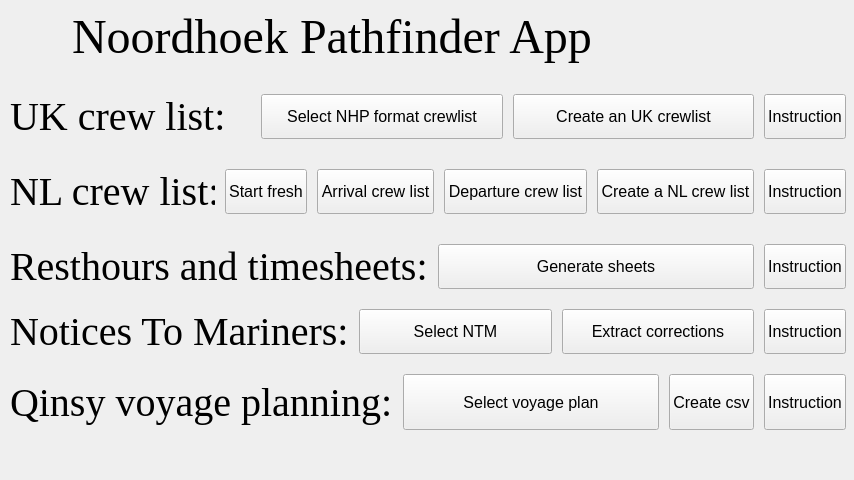
<?xml version="1.0" encoding="UTF-8"?>
<ui version="4.0">
 <class>widget_NHP</class>
 <widget class="QWidget" name="widget_NHP">
  <property name="geometry">
   <rect>
    <x>0</x>
    <y>0</y>
    <width>854</width>
    <height>480</height>
   </rect>
  </property>
  <property name="sizePolicy">
   <sizepolicy hsizetype="Expanding" vsizetype="Expanding">
    <horstretch>0</horstretch>
    <verstretch>0</verstretch>
   </sizepolicy>
  </property>
  <property name="windowTitle">
   <string>Form</string>
  </property>
  <widget class="QWidget" name="">
   <property name="geometry">
    <rect>
     <x>10</x>
     <y>10</y>
     <width>836</width>
     <height>430</height>
    </rect>
   </property>
   <layout class="QVBoxLayout" name="verticalLayout">
    <property name="spacing">
     <number>10</number>
    </property>
    <property name="sizeConstraint">
     <enum>QLayout::SetNoConstraint</enum>
    </property>
    <item>
     <layout class="QHBoxLayout" name="horizontalLayout_4">
      <property name="spacing">
       <number>10</number>
      </property>
      <property name="bottomMargin">
       <number>10</number>
      </property>
      <item>
       <widget class="QLabel" name="label_noordhoekpathfinder">
        <property name="enabled">
         <bool>true</bool>
        </property>
        <property name="sizePolicy">
         <sizepolicy hsizetype="Fixed" vsizetype="Fixed">
          <horstretch>0</horstretch>
          <verstretch>0</verstretch>
         </sizepolicy>
        </property>
        <property name="font">
         <font>
          <family>Times New Roman</family>
          <pointsize>36</pointsize>
         </font>
        </property>
        <property name="layoutDirection">
         <enum>Qt::LeftToRight</enum>
        </property>
        <property name="text">
         <string>Noordhoek Pathfinder App</string>
        </property>
        <property name="alignment">
         <set>Qt::AlignCenter</set>
        </property>
       </widget>
      </item>
      <item>
       <widget class="QLabel" name="label_image_nhp">
        <property name="sizePolicy">
         <sizepolicy hsizetype="Fixed" vsizetype="Fixed">
          <horstretch>0</horstretch>
          <verstretch>0</verstretch>
         </sizepolicy>
        </property>
        <property name="maximumSize">
         <size>
          <width>120</width>
          <height>60</height>
         </size>
        </property>
        <property name="text">
         <string/>
        </property>
        <property name="textFormat">
         <enum>Qt::AutoText</enum>
        </property>
        <property name="pixmap">
         <pixmap>NHP-removebg-preview.png</pixmap>
        </property>
        <property name="scaledContents">
         <bool>true</bool>
        </property>
       </widget>
      </item>
     </layout>
    </item>
    <item>
     <layout class="QHBoxLayout" name="horizontalLayout">
      <property name="spacing">
       <number>10</number>
      </property>
      <property name="topMargin">
       <number>10</number>
      </property>
      <property name="bottomMargin">
       <number>10</number>
      </property>
      <item>
       <widget class="QLabel" name="label_UKcrewlist">
        <property name="sizePolicy">
         <sizepolicy hsizetype="Expanding" vsizetype="Preferred">
          <horstretch>0</horstretch>
          <verstretch>0</verstretch>
         </sizepolicy>
        </property>
        <property name="font">
         <font>
          <family>Times New Roman</family>
          <pointsize>30</pointsize>
         </font>
        </property>
        <property name="text">
         <string>UK crew list:</string>
        </property>
       </widget>
      </item>
      <item>
       <widget class="QPushButton" name="pushButton_copyUKcrewlist">
        <property name="sizePolicy">
         <sizepolicy hsizetype="Expanding" vsizetype="Preferred">
          <horstretch>0</horstretch>
          <verstretch>0</verstretch>
         </sizepolicy>
        </property>
        <property name="font">
         <font>
          <family>Segoe UI</family>
          <pointsize>12</pointsize>
          <bold>false</bold>
         </font>
        </property>
        <property name="text">
         <string>Select NHP format crewlist</string>
        </property>
       </widget>
      </item>
      <item>
       <widget class="QPushButton" name="pushButton_createUKcrewlist">
        <property name="sizePolicy">
         <sizepolicy hsizetype="Expanding" vsizetype="Preferred">
          <horstretch>0</horstretch>
          <verstretch>0</verstretch>
         </sizepolicy>
        </property>
        <property name="font">
         <font>
          <family>Segoe UI</family>
          <pointsize>12</pointsize>
          <bold>false</bold>
         </font>
        </property>
        <property name="text">
         <string>Create an UK crewlist</string>
        </property>
       </widget>
      </item>
      <item>
       <widget class="QPushButton" name="pushButton_infoUKcrewlist">
        <property name="sizePolicy">
         <sizepolicy hsizetype="Minimum" vsizetype="Preferred">
          <horstretch>0</horstretch>
          <verstretch>0</verstretch>
         </sizepolicy>
        </property>
        <property name="font">
         <font>
          <family>Segoe UI</family>
          <pointsize>12</pointsize>
          <bold>false</bold>
         </font>
        </property>
        <property name="text">
         <string>Instruction</string>
        </property>
       </widget>
      </item>
     </layout>
    </item>
    <item>
     <layout class="QHBoxLayout" name="horizontalLayout_2">
      <property name="spacing">
       <number>10</number>
      </property>
      <property name="topMargin">
       <number>10</number>
      </property>
      <property name="bottomMargin">
       <number>10</number>
      </property>
      <item>
       <widget class="QLabel" name="label_NLcrewlist">
        <property name="sizePolicy">
         <sizepolicy hsizetype="Expanding" vsizetype="Preferred">
          <horstretch>0</horstretch>
          <verstretch>0</verstretch>
         </sizepolicy>
        </property>
        <property name="font">
         <font>
          <family>Times New Roman</family>
          <pointsize>30</pointsize>
         </font>
        </property>
        <property name="text">
         <string>NL crew list:</string>
        </property>
        <property name="indent">
         <number>0</number>
        </property>
       </widget>
      </item>
      <item>
       <widget class="QPushButton" name="pushButton_freshNL">
        <property name="sizePolicy">
         <sizepolicy hsizetype="Expanding" vsizetype="Preferred">
          <horstretch>0</horstretch>
          <verstretch>0</verstretch>
         </sizepolicy>
        </property>
        <property name="font">
         <font>
          <pointsize>12</pointsize>
         </font>
        </property>
        <property name="text">
         <string>Start fresh</string>
        </property>
       </widget>
      </item>
      <item>
       <widget class="QPushButton" name="pushButton_arrivalNL">
        <property name="sizePolicy">
         <sizepolicy hsizetype="Expanding" vsizetype="Preferred">
          <horstretch>0</horstretch>
          <verstretch>0</verstretch>
         </sizepolicy>
        </property>
        <property name="font">
         <font>
          <family>Segoe UI</family>
          <pointsize>12</pointsize>
          <bold>false</bold>
         </font>
        </property>
        <property name="text">
         <string>Arrival crew list</string>
        </property>
       </widget>
      </item>
      <item>
       <widget class="QPushButton" name="pushButton_departureNL">
        <property name="sizePolicy">
         <sizepolicy hsizetype="Expanding" vsizetype="Preferred">
          <horstretch>0</horstretch>
          <verstretch>0</verstretch>
         </sizepolicy>
        </property>
        <property name="font">
         <font>
          <family>Segoe UI</family>
          <pointsize>12</pointsize>
          <bold>false</bold>
         </font>
        </property>
        <property name="text">
         <string>Departure crew list</string>
        </property>
       </widget>
      </item>
      <item>
       <widget class="QPushButton" name="pushButton_createNL">
        <property name="sizePolicy">
         <sizepolicy hsizetype="Expanding" vsizetype="Preferred">
          <horstretch>0</horstretch>
          <verstretch>0</verstretch>
         </sizepolicy>
        </property>
        <property name="font">
         <font>
          <family>Segoe UI</family>
          <pointsize>12</pointsize>
          <bold>false</bold>
         </font>
        </property>
        <property name="text">
         <string>Create a NL crew list</string>
        </property>
       </widget>
      </item>
      <item>
       <widget class="QPushButton" name="pushButton_infoNL">
        <property name="sizePolicy">
         <sizepolicy hsizetype="Minimum" vsizetype="Preferred">
          <horstretch>0</horstretch>
          <verstretch>0</verstretch>
         </sizepolicy>
        </property>
        <property name="font">
         <font>
          <family>Segoe UI</family>
          <pointsize>12</pointsize>
          <bold>false</bold>
         </font>
        </property>
        <property name="text">
         <string>Instruction</string>
        </property>
       </widget>
      </item>
     </layout>
    </item>
    <item>
     <layout class="QHBoxLayout" name="horizontalLayout_3">
      <property name="spacing">
       <number>10</number>
      </property>
      <property name="topMargin">
       <number>10</number>
      </property>
      <property name="bottomMargin">
       <number>10</number>
      </property>
      <item>
       <widget class="QLabel" name="label_resthours_and_timesheets_2">
        <property name="sizePolicy">
         <sizepolicy hsizetype="Expanding" vsizetype="Preferred">
          <horstretch>0</horstretch>
          <verstretch>0</verstretch>
         </sizepolicy>
        </property>
        <property name="font">
         <font>
          <family>Times New Roman</family>
          <pointsize>30</pointsize>
         </font>
        </property>
        <property name="text">
         <string>Resthours and timesheets:</string>
        </property>
       </widget>
      </item>
      <item>
       <widget class="QPushButton" name="pushButton_generate_resthours">
        <property name="sizePolicy">
         <sizepolicy hsizetype="Expanding" vsizetype="Preferred">
          <horstretch>0</horstretch>
          <verstretch>0</verstretch>
         </sizepolicy>
        </property>
        <property name="font">
         <font>
          <family>Segoe UI</family>
          <pointsize>12</pointsize>
          <bold>false</bold>
         </font>
        </property>
        <property name="text">
         <string>Generate sheets</string>
        </property>
       </widget>
      </item>
      <item>
       <widget class="QPushButton" name="pushButton_info_resthours">
        <property name="sizePolicy">
         <sizepolicy hsizetype="Minimum" vsizetype="Preferred">
          <horstretch>0</horstretch>
          <verstretch>0</verstretch>
         </sizepolicy>
        </property>
        <property name="font">
         <font>
          <family>Segoe UI</family>
          <pointsize>12</pointsize>
          <bold>false</bold>
         </font>
        </property>
        <property name="text">
         <string>Instruction</string>
        </property>
       </widget>
      </item>
     </layout>
    </item>
    <item>
     <layout class="QHBoxLayout" name="horizontalLayout_5">
      <property name="spacing">
       <number>10</number>
      </property>
      <property name="bottomMargin">
       <number>10</number>
      </property>
      <item>
       <widget class="QLabel" name="label_NTM">
        <property name="font">
         <font>
          <family>Times New Roman</family>
          <pointsize>30</pointsize>
         </font>
        </property>
        <property name="text">
         <string>Notices To Mariners:</string>
        </property>
       </widget>
      </item>
      <item>
       <widget class="QPushButton" name="pushButton_selectNTM">
        <property name="sizePolicy">
         <sizepolicy hsizetype="Expanding" vsizetype="Preferred">
          <horstretch>0</horstretch>
          <verstretch>0</verstretch>
         </sizepolicy>
        </property>
        <property name="font">
         <font>
          <pointsize>12</pointsize>
         </font>
        </property>
        <property name="text">
         <string>Select NTM</string>
        </property>
       </widget>
      </item>
      <item>
       <widget class="QPushButton" name="pushButton_extractNTM">
        <property name="sizePolicy">
         <sizepolicy hsizetype="Expanding" vsizetype="Preferred">
          <horstretch>0</horstretch>
          <verstretch>0</verstretch>
         </sizepolicy>
        </property>
        <property name="font">
         <font>
          <pointsize>12</pointsize>
         </font>
        </property>
        <property name="text">
         <string>Extract corrections</string>
        </property>
       </widget>
      </item>
      <item>
       <widget class="QPushButton" name="pushButton_infoNTM">
        <property name="sizePolicy">
         <sizepolicy hsizetype="Minimum" vsizetype="Preferred">
          <horstretch>0</horstretch>
          <verstretch>0</verstretch>
         </sizepolicy>
        </property>
        <property name="font">
         <font>
          <pointsize>12</pointsize>
         </font>
        </property>
        <property name="text">
         <string>Instruction</string>
        </property>
       </widget>
      </item>
     </layout>
    </item>
    <item>
     <layout class="QHBoxLayout" name="horizontalLayout_6">
      <property name="spacing">
       <number>10</number>
      </property>
      <property name="bottomMargin">
       <number>10</number>
      </property>
      <item>
       <widget class="QLabel" name="label_QinsyVP">
        <property name="font">
         <font>
          <family>Times New Roman</family>
          <pointsize>30</pointsize>
         </font>
        </property>
        <property name="text">
         <string>Qinsy voyage planning:</string>
        </property>
       </widget>
      </item>
      <item>
       <widget class="QPushButton" name="pushButton_selectVP">
        <property name="sizePolicy">
         <sizepolicy hsizetype="Expanding" vsizetype="Preferred">
          <horstretch>0</horstretch>
          <verstretch>0</verstretch>
         </sizepolicy>
        </property>
        <property name="font">
         <font>
          <pointsize>12</pointsize>
         </font>
        </property>
        <property name="text">
         <string>Select voyage plan</string>
        </property>
       </widget>
      </item>
      <item>
       <widget class="QPushButton" name="pushButton_createCSV">
        <property name="sizePolicy">
         <sizepolicy hsizetype="Preferred" vsizetype="Expanding">
          <horstretch>0</horstretch>
          <verstretch>0</verstretch>
         </sizepolicy>
        </property>
        <property name="font">
         <font>
          <pointsize>12</pointsize>
         </font>
        </property>
        <property name="text">
         <string>Create csv</string>
        </property>
       </widget>
      </item>
      <item>
       <widget class="QPushButton" name="pushButton_instructionQinsy">
        <property name="sizePolicy">
         <sizepolicy hsizetype="Minimum" vsizetype="Preferred">
          <horstretch>0</horstretch>
          <verstretch>0</verstretch>
         </sizepolicy>
        </property>
        <property name="font">
         <font>
          <pointsize>12</pointsize>
         </font>
        </property>
        <property name="text">
         <string>Instruction</string>
        </property>
       </widget>
      </item>
     </layout>
    </item>
   </layout>
  </widget>
 </widget>
 <resources/>
 <connections/>
</ui>
